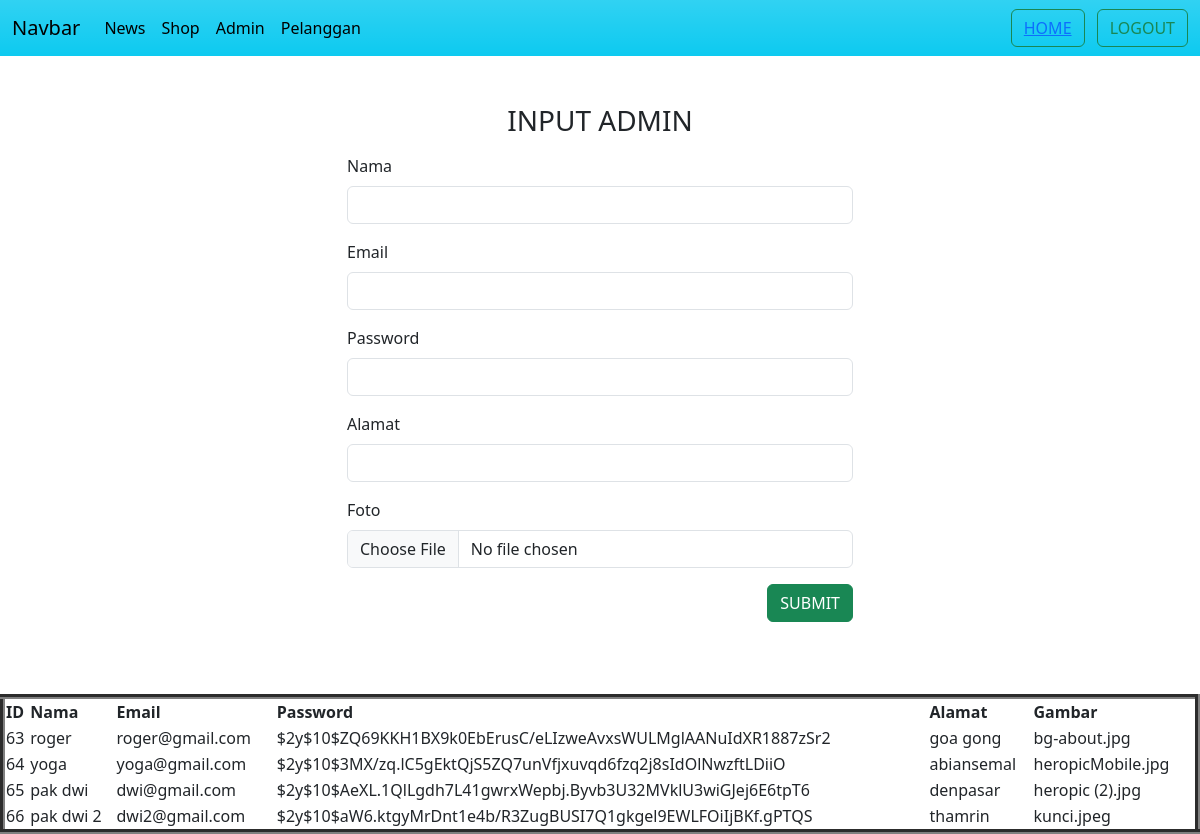
Screenshot of /upload-admin.php (signed in) with the database file from the repository.
### tables this page shows
CREATE TABLE `adminvagos` (
  `admin_id` int(11) NOT NULL,
  `admin_nama` varchar(50) NOT NULL,
  `admin_email` varchar(50) NOT NULL,
  `admin_password` varchar(255) NOT NULL,
  `admin_alamat` text NOT NULL,
  `admin_gambar` text NOT NULL
);

### upload-admin.php (the view, shortened to what this page needs)
<?php
require 'action.php';
$db = mysqli_query($koneksi, "SELECT * FROM adminvagos");
?>
<!DOCTYPE html>
<html lang="en">
<head>
    <link rel="stylesheet" href="https://cdn.jsdelivr.net/npm/bootstrap@5.3.1/dist/css/bootstrap.min.css">
</head>
<body>
    <nav class="navbar navbar-expand-lg bg-info bg-gradient">
        <div class="container-fluid">
            <a class="navbar-brand" href="#">Navbar</a>
            <div class="collapse navbar-collapse" id="navbarSupportedContent">
                <ul class="navbar-nav me-auto mb-2 mb-lg-0">
                    <li class="nav-item">
                        <a class="nav-link active" aria-current="page" href="upload-news.php">News</a>
                    </li>
                    <li class="nav-item">
                        <a class="nav-link active" href="upload-shop.php">Shop</a>
                    </li>
                    <li class="nav-item">
                        <a class="nav-link active" href="upload-admin.php">Admin</a>
                    </li>
                    <li class="nav-item">
                        <a class="nav-link active" href="#">Pelanggan</a>
                    </li>
                </ul>
                <form action="" method="post">
                    <button class="btn btn-outline-success" type="submit">
                        <a href="index.php">HOME</a>
                    </button>
                    <button class="btn btn-outline-success ms-2" type="submit" name="logout">
                        LOGOUT
                    </button>
                </form>
            </div>
        </div>
    </nav>
    <div class="container p-5">
        <p class="h3 text-center">INPUT ADMIN</p>
        <div class="container-lg col-md-6 p-2">
            <form action="" method="post" enctype="multipart/form-data">
                <div class="mb-3">
                    <label for="exampleFormControlInput1" class="form-label">Nama</label>
                    <input type="text" name="namaAdmin" class="form-control">
                </div>
                <div class="mb-3">
                    <label for="exampleFormControlInput1" class="form-label">Email</label>
                    <input type="email" name="emailAdmin" class="form-control">
                </div>
                <div class="mb-3">
                    <label for="exampleFormControlInput1" class="form-label">Password</label>
                    <input type="password" name="passwordAdmin" class="form-control">
                </div>
                <div class="mb-3">
                    <label for="exampleFormControlInput1" class="form-label">Alamat</label>
                    <input type="text" name="alamatAdmin" class="form-control">
                </div>
                <div class="mb-3">
                    <label for="exampleFormControlInput1" class="form-label">Foto</label>
                    <input type="file" name="fotoAdmin" class="form-control">
                </div>
                <div class="mb-3 text-end">
                    <button class="btn btn-success" name="tambahAdmin">SUBMIT</button>
                </div>
            </form>
        </div>
    </div>
    <table border="5px" width=100%>
        <tr>
            <th>ID</th>
            <th>Nama</th>
            <th>Email</th>
            <th>Password</th>
            <th>Alamat</th>
            <th>Gambar</th>
        </tr>
        <?php while ($lol = mysqli_fetch_assoc($db)) {
            ?>
        <tr>
        <td><?php echo $lol["admin_id"]; ?></td>
        <td><?php echo $lol["admin_nama"]; ?></td>
        <td><?php echo $lol["admin_email"]; ?></td>
        <td><?php echo $lol["admin_password"]; ?></td>
        <td><?php echo $lol["admin_alamat"]; ?></td>
        <td><?php echo $lol["admin_gambar"]; ?></td>
        </tr>
        <?php }?>
    </table>
</body>
</html>

### rows the page displays
adminvagos: admin_id "63", admin_nama "roger", admin_email "roger@gmail.com", admin_password "$2y$10$ZQ69KKH1BX9k0EbErusC/eLIzweAvxsWULMglAANuIdXR1887zSr2", admin_alamat "goa gong", admin_gambar "bg-about.jpg"
adminvagos: admin_id "64", admin_nama "yoga", admin_email "yoga@gmail.com", admin_password "$2y$10$3MX/zq.lC5gEktQjS5ZQ7unVfjxuvqd6fzq2j8sIdOlNwzftLDiiO", admin_alamat "abiansemal", admin_gambar "heropicMobile.jpg"
adminvagos: admin_id "65", admin_nama "pak dwi", admin_email "dwi@gmail.com", admin_password "$2y$10$AeXL.1QlLgdh7L41gwrxWepbj.Byvb3U32MVklU3wiGJej6E6tpT6", admin_alamat "denpasar", admin_gambar "heropic (2).jpg"
adminvagos: admin_id "66", admin_nama "pak dwi 2", admin_email "dwi2@gmail.com", admin_password "$2y$10$aW6.ktgyMrDnt1e4b/R3ZugBUSI7Q1gkgel9EWLFOiIjBKf.gPTQS", admin_alamat "thamrin", admin_gambar "kunci.jpeg"
